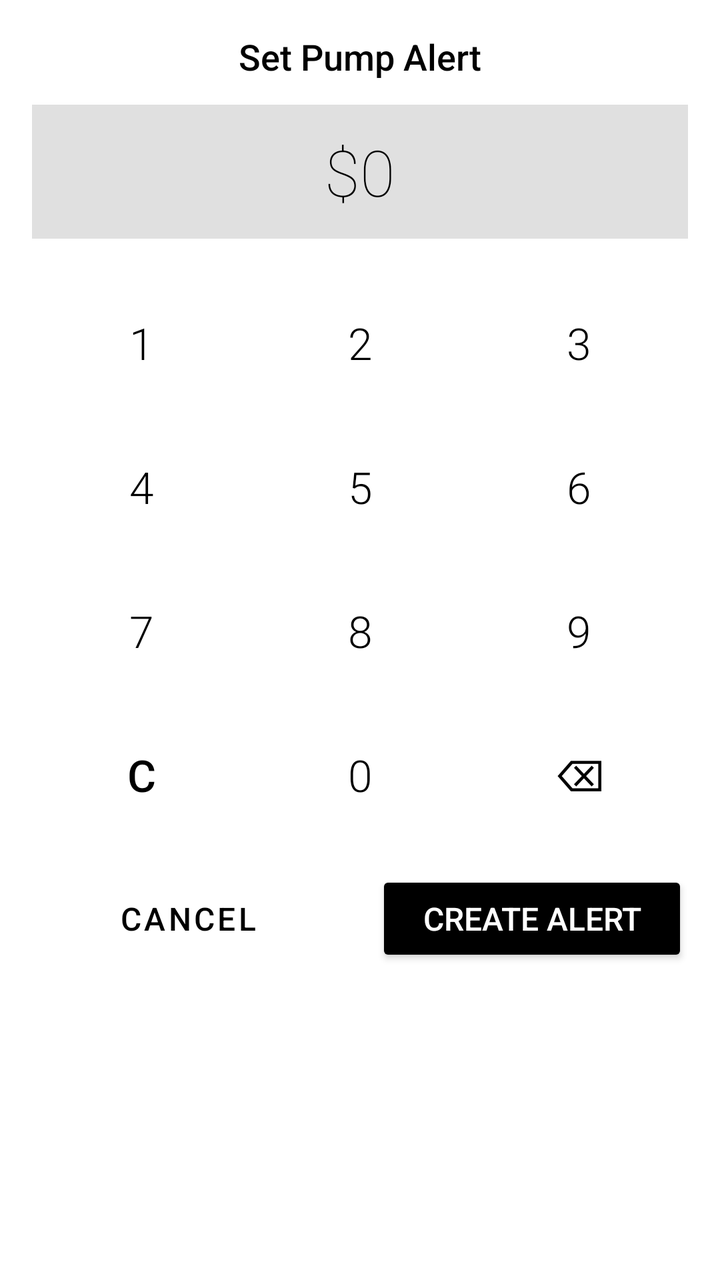
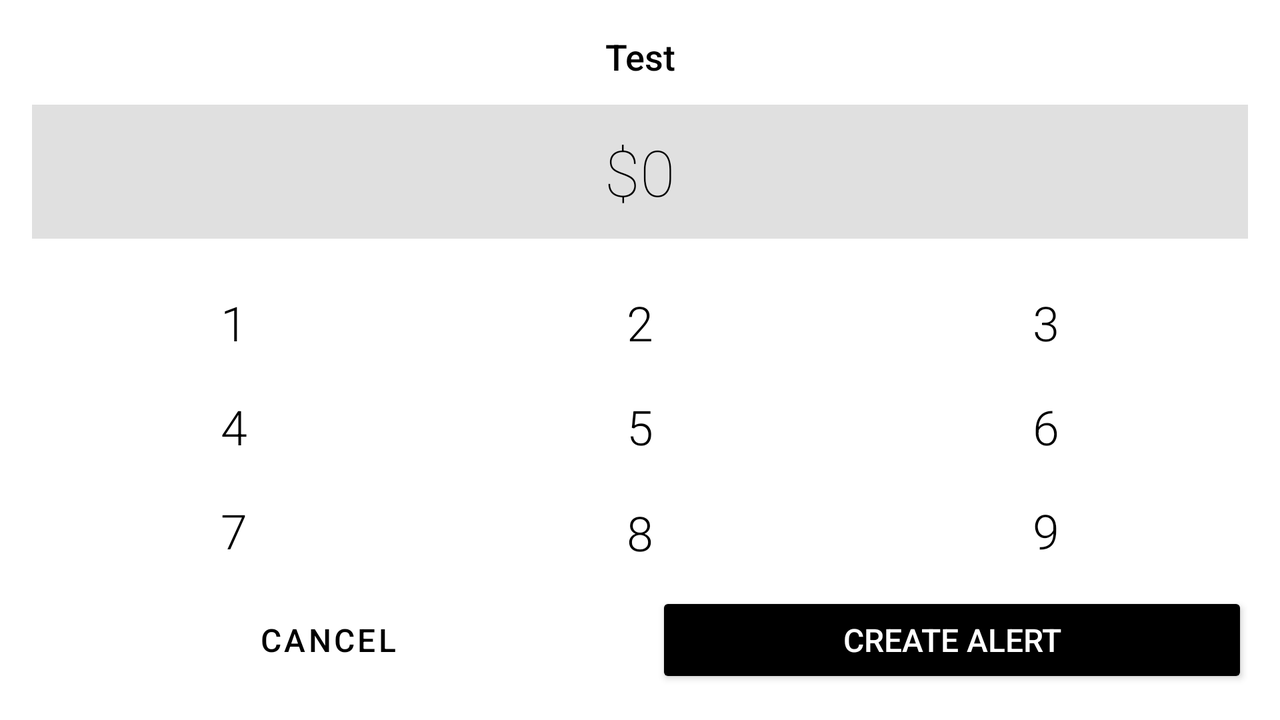

One screen, two layout resources from the same app: the default and the author's alternative for another configuration. Each is rendered where Android would select it; the XML of both is given below.
<!-- AndroidManifest.xml: application theme Theme.SatScream -->
<!-- res/layout/bottom_sheet_price_input.xml -->
<?xml version="1.0" encoding="utf-8"?>
<ScrollView xmlns:android="http://schemas.android.com/apk/res/android"
    xmlns:app="http://schemas.android.com/apk/res-auto"
    android:layout_width="match_parent"
    android:layout_height="match_parent"
    android:fillViewport="true"
    android:background="@color/background_main">

    <LinearLayout
        android:layout_width="match_parent"
        android:layout_height="wrap_content"
        android:orientation="vertical"
        android:padding="16dp">

        
        <TextView
            android:id="@+id/tvBottomSheetTitle"
            android:layout_width="match_parent"
            android:layout_height="wrap_content"
            android:text="@string/bottom_sheet_title_pump"
            android:textSize="18sp"
            android:textColor="@color/text_primary"
            android:fontFamily="sans-serif-medium"
            android:gravity="center"
            android:layout_marginBottom="12dp"/>

        
        <TextView
            android:id="@+id/tvPriceInput"
            android:layout_width="match_parent"
            android:layout_height="wrap_content"
            android:text="@string/price_input_default"
            android:textSize="32sp"
            android:textColor="@color/text_primary"
            android:fontFamily="sans-serif-thin"
            android:gravity="center"
            android:minHeight="50dp"
            android:layout_marginBottom="16dp"
            android:background="@color/input_field_surface"
            android:padding="12dp"/>

        
        <GridLayout
            android:layout_width="match_parent"
            android:layout_height="wrap_content"
            android:columnCount="3"
            android:rowCount="4"
            android:layout_marginBottom="12dp">

            
            <Button
                android:id="@+id/btn1"
                android:layout_width="0dp"
                android:layout_height="64dp"
                android:layout_columnWeight="1"
                android:layout_rowWeight="1"
                android:layout_margin="4dp"
                android:text="@string/numpad_1"
                android:textSize="22sp"
                android:textColor="@color/text_primary"
                android:fontFamily="sans-serif-light"
                android:backgroundTint="@color/input_field_surface"
                android:minHeight="0dp"
                android:minWidth="0dp"
                android:insetTop="0dp"
                android:insetBottom="0dp"
                style="?attr/materialButtonOutlinedStyle"/>

            <Button
                android:id="@+id/btn2"
                android:layout_width="0dp"
                android:layout_height="64dp"
                android:layout_columnWeight="1"
                android:layout_rowWeight="1"
                android:layout_margin="4dp"
                android:text="@string/numpad_2"
                android:textSize="22sp"
                android:textColor="@color/text_primary"
                android:fontFamily="sans-serif-light"
                android:backgroundTint="@color/input_field_surface"
                android:minHeight="0dp"
                android:minWidth="0dp"
                android:insetTop="0dp"
                android:insetBottom="0dp"
                style="?attr/materialButtonOutlinedStyle"/>

            <Button
                android:id="@+id/btn3"
                android:layout_width="0dp"
                android:layout_height="64dp"
                android:layout_columnWeight="1"
                android:layout_rowWeight="1"
                android:layout_margin="4dp"
                android:text="@string/numpad_3"
                android:textSize="22sp"
                android:textColor="@color/text_primary"
                android:fontFamily="sans-serif-light"
                android:backgroundTint="@color/input_field_surface"
                android:minHeight="0dp"
                android:minWidth="0dp"
                android:insetTop="0dp"
                android:insetBottom="0dp"
                style="?attr/materialButtonOutlinedStyle"/>

            
            <Button
                android:id="@+id/btn4"
                android:layout_width="0dp"
                android:layout_height="64dp"
                android:layout_columnWeight="1"
                android:layout_rowWeight="1"
                android:layout_margin="4dp"
                android:text="@string/numpad_4"
                android:textSize="22sp"
                android:textColor="@color/text_primary"
                android:fontFamily="sans-serif-light"
                android:backgroundTint="@color/input_field_surface"
                android:minHeight="0dp"
                android:minWidth="0dp"
                android:insetTop="0dp"
                android:insetBottom="0dp"
                style="?attr/materialButtonOutlinedStyle"/>

            <Button
                android:id="@+id/btn5"
                android:layout_width="0dp"
                android:layout_height="64dp"
                android:layout_columnWeight="1"
                android:layout_rowWeight="1"
                android:layout_margin="4dp"
                android:text="@string/numpad_5"
                android:textSize="22sp"
                android:textColor="@color/text_primary"
                android:fontFamily="sans-serif-light"
                android:backgroundTint="@color/input_field_surface"
                android:minHeight="0dp"
                android:minWidth="0dp"
                android:insetTop="0dp"
                android:insetBottom="0dp"
                style="?attr/materialButtonOutlinedStyle"/>

            <Button
                android:id="@+id/btn6"
                android:layout_width="0dp"
                android:layout_height="64dp"
                android:layout_columnWeight="1"
                android:layout_rowWeight="1"
                android:layout_margin="4dp"
                android:text="@string/numpad_6"
                android:textSize="22sp"
                android:textColor="@color/text_primary"
                android:fontFamily="sans-serif-light"
                android:backgroundTint="@color/input_field_surface"
                android:minHeight="0dp"
                android:minWidth="0dp"
                android:insetTop="0dp"
                android:insetBottom="0dp"
                style="?attr/materialButtonOutlinedStyle"/>

            
            <Button
                android:id="@+id/btn7"
                android:layout_width="0dp"
                android:layout_height="64dp"
                android:layout_columnWeight="1"
                android:layout_rowWeight="1"
                android:layout_margin="4dp"
                android:text="@string/numpad_7"
                android:textSize="22sp"
                android:textColor="@color/text_primary"
                android:fontFamily="sans-serif-light"
                android:backgroundTint="@color/input_field_surface"
                android:minHeight="0dp"
                android:minWidth="0dp"
                android:insetTop="0dp"
                android:insetBottom="0dp"
                style="?attr/materialButtonOutlinedStyle"/>

            <Button
                android:id="@+id/btn8"
                android:layout_width="0dp"
                android:layout_height="64dp"
                android:layout_columnWeight="1"
                android:layout_rowWeight="1"
                android:layout_margin="4dp"
                android:text="@string/numpad_8"
                android:textSize="22sp"
                android:textColor="@color/text_primary"
                android:fontFamily="sans-serif-light"
                android:backgroundTint="@color/input_field_surface"
                android:minHeight="0dp"
                android:minWidth="0dp"
                android:insetTop="0dp"
                android:insetBottom="0dp"
                style="?attr/materialButtonOutlinedStyle"/>

            <Button
                android:id="@+id/btn9"
                android:layout_width="0dp"
                android:layout_height="64dp"
                android:layout_columnWeight="1"
                android:layout_rowWeight="1"
                android:layout_margin="4dp"
                android:text="@string/numpad_9"
                android:textSize="22sp"
                android:textColor="@color/text_primary"
                android:fontFamily="sans-serif-light"
                android:backgroundTint="@color/input_field_surface"
                android:minHeight="0dp"
                android:minWidth="0dp"
                android:insetTop="0dp"
                android:insetBottom="0dp"
                style="?attr/materialButtonOutlinedStyle"/>

            
            <Button
                android:id="@+id/btnClear"
                android:layout_width="0dp"
                android:layout_height="64dp"
                android:layout_columnWeight="1"
                android:layout_rowWeight="1"
                android:layout_margin="4dp"
                android:text="@string/numpad_clear"
                android:textSize="22sp"
                android:textColor="@color/text_primary"
                android:fontFamily="sans-serif-medium"
                android:backgroundTint="@color/input_field_surface"
                android:minHeight="0dp"
                android:minWidth="0dp"
                android:insetTop="0dp"
                android:insetBottom="0dp"
                style="?attr/materialButtonOutlinedStyle"/>

            <Button
                android:id="@+id/btn0"
                android:layout_width="0dp"
                android:layout_height="64dp"
                android:layout_columnWeight="1"
                android:layout_rowWeight="1"
                android:layout_margin="4dp"
                android:text="@string/numpad_0"
                android:textSize="22sp"
                android:textColor="@color/text_primary"
                android:fontFamily="sans-serif-light"
                android:backgroundTint="@color/input_field_surface"
                android:minHeight="0dp"
                android:minWidth="0dp"
                android:insetTop="0dp"
                android:insetBottom="0dp"
                style="?attr/materialButtonOutlinedStyle"/>

            <Button
                android:id="@+id/btnBackspace"
                android:layout_width="0dp"
                android:layout_height="64dp"
                android:layout_columnWeight="1"
                android:layout_rowWeight="1"
                android:layout_margin="4dp"
                android:text="@string/numpad_backspace"
                android:textSize="22sp"
                android:textColor="@color/text_primary"
                android:fontFamily="sans-serif-light"
                android:backgroundTint="@color/input_field_surface"
                android:minHeight="0dp"
                android:minWidth="0dp"
                android:insetTop="0dp"
                android:insetBottom="0dp"
                style="?attr/materialButtonOutlinedStyle"/>

        </GridLayout>

        
        <LinearLayout
            android:layout_width="match_parent"
            android:layout_height="wrap_content"
            android:orientation="horizontal">

            <Button
                android:id="@+id/btnCancel"
                android:layout_width="0dp"
                android:layout_height="wrap_content"
                android:layout_weight="1"
                android:text="@string/btn_cancel"
                android:textSize="16sp"
                android:textColor="@color/text_primary"
                android:fontFamily="sans-serif-medium"
                android:backgroundTint="@color/input_field_surface"
                android:layout_marginEnd="8dp"
                style="?attr/materialButtonOutlinedStyle"/>

            <Button
                android:id="@+id/btnCreateAlert"
                android:layout_width="0dp"
                android:layout_height="wrap_content"
                android:layout_weight="1"
                android:text="@string/btn_create_alert"
                android:textSize="16sp"
                android:textColor="@color/btn_background"
                android:fontFamily="sans-serif-medium"
                android:backgroundTint="@color/text_primary"
                android:layout_marginStart="8dp"/>

        </LinearLayout>

    </LinearLayout>

</ScrollView>
<!-- resources referenced by this layout -->
<resources>
  <color name="background_main">#FFFFFFFF</color>
  <color name="btn_background">#FFFFFFFF</color>
  <color name="input_field_surface">#1F000000</color>
  <color name="text_primary">#FF000000</color>
  <string name="bottom_sheet_title_pump">Set Pump Alert</string>
  <string name="btn_cancel">Cancel</string>
  <string name="btn_create_alert">Create Alert</string>
  <string name="numpad_0">0</string>
  <string name="numpad_1">1</string>
  <string name="numpad_2">2</string>
  <string name="numpad_3">3</string>
  <string name="numpad_4">4</string>
  <string name="numpad_5">5</string>
  <string name="numpad_6">6</string>
  <string name="numpad_7">7</string>
  <string name="numpad_8">8</string>
  <string name="numpad_9">9</string>
  <string name="numpad_backspace">⌫</string>
  <string name="numpad_clear">C</string>
  <string name="price_input_default">$0</string>
  <style name="Theme.SatScream" parent="Theme.MaterialComponents.Light.NoActionBar">
          
          <item name="colorPrimary">@color/black</item>
          <item name="colorPrimaryVariant">@color/divider_line</item>
          <item name="colorOnPrimary">@color/white</item>
  
          <item name="android:statusBarColor">@color/black</item>
  
          
          <item name="android:colorBackground">@color/background_main</item>
          <item name="colorSurface">@color/white</item>
          <item name="colorOnSurface">@color/text_primary</item>
      </style>
  <color name="black">#FF000000</color>
  <color name="divider_line">#FFE0E0E0</color>
  <color name="white">#FFFFFFFF</color>
</resources>
<!-- res/layout-land/bottom_sheet_price_input.xml (the author's variant of the layout above) -->
<!-- drawn on the phone turned sideways -->
<?xml version="1.0" encoding="utf-8"?>
<LinearLayout xmlns:android="http://schemas.android.com/apk/res/android"
    xmlns:app="http://schemas.android.com/apk/res-auto"
    android:layout_width="match_parent"
    android:layout_height="match_parent"
    android:orientation="vertical"
    android:background="@color/background_main"
    android:padding="16dp">

    
    <TextView
        android:id="@+id/tvBottomSheetTitle"
        android:layout_width="match_parent"
        android:layout_height="wrap_content"
        android:text="Test"
        android:textSize="18sp"
        android:textColor="@color/text_primary"
        android:fontFamily="sans-serif-medium"
        android:gravity="center"
        android:layout_marginBottom="12dp"/>

    
    <TextView
        android:id="@+id/tvPriceInput"
        android:layout_width="match_parent"
        android:layout_height="wrap_content"
        android:text="@string/price_input_default"
        android:textSize="32sp"
        android:textColor="@color/text_primary"
        android:fontFamily="sans-serif-thin"
        android:gravity="center"
        android:minHeight="50dp"
        android:layout_marginBottom="16dp"
        android:background="@color/input_field_surface"
        android:padding="12dp"/>

    
    <GridLayout
        android:layout_width="match_parent"
        android:layout_height="0dp"
        android:layout_weight="1"
        android:columnCount="3"
        android:rowCount="4"
        android:layout_marginBottom="12dp">

        
        <Button
            android:id="@+id/btn1"
            android:layout_width="0dp"
            android:layout_height="48dp"
            android:layout_columnWeight="1"
            android:layout_margin="2dp"
            android:text="@string/numpad_1"
            android:textSize="24sp"
            android:textColor="@color/text_primary"
            android:fontFamily="sans-serif-light"
            android:backgroundTint="@color/input_field_surface"
            style="?attr/materialButtonOutlinedStyle"/>

        <Button
            android:id="@+id/btn2"
            android:layout_width="0dp"
            android:layout_height="48dp"
            android:layout_columnWeight="1"
            android:layout_margin="2dp"
            android:text="@string/numpad_2"
            android:textSize="24sp"
            android:textColor="@color/text_primary"
            android:fontFamily="sans-serif-light"
            android:backgroundTint="@color/input_field_surface"
            style="?attr/materialButtonOutlinedStyle"/>

        <Button
            android:id="@+id/btn3"
            android:layout_width="0dp"
            android:layout_height="48dp"
            android:layout_columnWeight="1"
            android:layout_margin="2dp"
            android:text="@string/numpad_3"
            android:textSize="24sp"
            android:textColor="@color/text_primary"
            android:fontFamily="sans-serif-light"
            android:backgroundTint="@color/input_field_surface"
            style="?attr/materialButtonOutlinedStyle"/>
        <Button
            android:id="@+id/btn4"
            android:layout_width="0dp"
            android:layout_height="48dp"
            android:layout_columnWeight="1"
            android:layout_margin="2dp"
            android:text="@string/numpad_4"
            android:textSize="24sp"
            android:textColor="@color/text_primary"
            android:fontFamily="sans-serif-light"
            android:backgroundTint="@color/input_field_surface"
            style="?attr/materialButtonOutlinedStyle"/>

        <Button
            android:id="@+id/btn5"
            android:layout_width="0dp"
            android:layout_height="48dp"
            android:layout_columnWeight="1"
            android:layout_margin="2dp"
            android:text="@string/numpad_5"
            android:textSize="24sp"
            android:textColor="@color/text_primary"
            android:fontFamily="sans-serif-light"
            android:backgroundTint="@color/input_field_surface"
            style="?attr/materialButtonOutlinedStyle"/>

        <Button
            android:id="@+id/btn6"
            android:layout_width="0dp"
            android:layout_height="48dp"
            android:layout_columnWeight="1"
            android:layout_margin="2dp"
            android:text="@string/numpad_6"
            android:textSize="24sp"
            android:textColor="@color/text_primary"
            android:fontFamily="sans-serif-light"
            android:backgroundTint="@color/input_field_surface"
            style="?attr/materialButtonOutlinedStyle"/>

        
        <Button
            android:id="@+id/btn7"
            android:layout_width="0dp"
            android:layout_height="48dp"
            android:layout_columnWeight="1"
            android:layout_margin="2dp"
            android:text="@string/numpad_7"
            android:textSize="24sp"
            android:textColor="@color/text_primary"
            android:fontFamily="sans-serif-light"
            android:backgroundTint="@color/input_field_surface"
            style="?attr/materialButtonOutlinedStyle"/>

        <Button
            android:id="@+id/btn8"
            android:layout_width="0dp"
            android:layout_height="48dp"
            android:layout_columnWeight="1"
            android:layout_margin="3dp"
            android:text="@string/numpad_8"
            android:textSize="24sp"
            android:textColor="@color/text_primary"
            android:fontFamily="sans-serif-light"
            android:backgroundTint="@color/input_field_surface"
            style="?attr/materialButtonOutlinedStyle"/>

        <Button
            android:id="@+id/btn9"
            android:layout_width="0dp"
            android:layout_height="48dp"
            android:layout_columnWeight="1"
            android:layout_margin="2dp"
            android:text="@string/numpad_9"
            android:textSize="24sp"
            android:textColor="@color/text_primary"
            android:fontFamily="sans-serif-light"
            android:backgroundTint="@color/input_field_surface"
            style="?attr/materialButtonOutlinedStyle"/>

        
        <Button
            android:id="@+id/btnClear"
            android:layout_width="0dp"
            android:layout_height="48dp"
            android:layout_columnWeight="1"
            android:layout_margin="2dp"
            android:text="@string/numpad_clear"
            android:textSize="24sp"
            android:textColor="@color/text_primary"
            android:fontFamily="sans-serif-medium"
            android:backgroundTint="@color/input_field_surface"
            style="?attr/materialButtonOutlinedStyle"/>

        <Button
            android:id="@+id/btn0"
            android:layout_width="0dp"
            android:layout_height="48dp"
            android:layout_columnWeight="1"
            android:layout_margin="2dp"
            android:text="@string/numpad_0"
            android:textSize="24sp"
            android:textColor="@color/text_primary"
            android:fontFamily="sans-serif-light"
            android:backgroundTint="@color/input_field_surface"
            style="?attr/materialButtonOutlinedStyle"/>

        <Button
            android:id="@+id/btnBackspace"
            android:layout_width="0dp"
            android:layout_height="48dp"
            android:layout_columnWeight="1"
            android:layout_margin="2dp"
            android:text="@string/numpad_backspace"
            android:textSize="24sp"
            android:textColor="@color/text_primary"
            android:fontFamily="sans-serif-light"
            android:backgroundTint="@color/input_field_surface"
            style="?attr/materialButtonOutlinedStyle"/>

    </GridLayout>

    
    <LinearLayout
        android:layout_width="match_parent"
        android:layout_height="wrap_content"
        android:orientation="horizontal">

        <Button
            android:id="@+id/btnCancel"
            android:layout_width="0dp"
            android:layout_height="wrap_content"
            android:layout_weight="1"
            android:text="@string/btn_cancel"
            android:textSize="16sp"
            android:textColor="@color/text_primary"
            android:fontFamily="sans-serif-medium"
            android:backgroundTint="@color/input_field_surface"
            android:layout_marginEnd="8dp"
            style="?attr/materialButtonOutlinedStyle"/>

        <Button
            android:id="@+id/btnCreateAlert"
            android:layout_width="0dp"
            android:layout_height="wrap_content"
            android:layout_weight="1"
            android:text="@string/btn_create_alert"
            android:textSize="16sp"
            android:textColor="@color/btn_background"
            android:fontFamily="sans-serif-medium"
            android:backgroundTint="@color/text_primary"
            android:layout_marginStart="8dp"/>

    </LinearLayout>

</LinearLayout>
<!-- resources referenced by the variant -->
<!-- as the phone turned sideways resolves them -->
<resources>
  <color name="background_main">#FFFFFFFF</color>
  <color name="btn_background">#FFFFFFFF</color>
  <color name="input_field_surface">#1F000000</color>
  <color name="text_primary">#FF000000</color>
  <string name="btn_cancel">Cancel</string>
  <string name="btn_create_alert">Create Alert</string>
  <string name="numpad_0">0</string>
  <string name="numpad_1">1</string>
  <string name="numpad_2">2</string>
  <string name="numpad_3">3</string>
  <string name="numpad_4">4</string>
  <string name="numpad_5">5</string>
  <string name="numpad_6">6</string>
  <string name="numpad_7">7</string>
  <string name="numpad_8">8</string>
  <string name="numpad_9">9</string>
  <string name="numpad_backspace">⌫</string>
  <string name="numpad_clear">C</string>
  <string name="price_input_default">$0</string>
  <style name="Theme.SatScream" parent="Theme.MaterialComponents.Light.NoActionBar">
          
          <item name="colorPrimary">@color/black</item>
          <item name="colorPrimaryVariant">@color/divider_line</item>
          <item name="colorOnPrimary">@color/white</item>
  
          <item name="android:statusBarColor">@color/black</item>
  
          
          <item name="android:colorBackground">@color/background_main</item>
          <item name="colorSurface">@color/white</item>
          <item name="colorOnSurface">@color/text_primary</item>
      </style>
  <color name="black">#FF000000</color>
  <color name="divider_line">#FFE0E0E0</color>
  <color name="white">#FFFFFFFF</color>
</resources>
